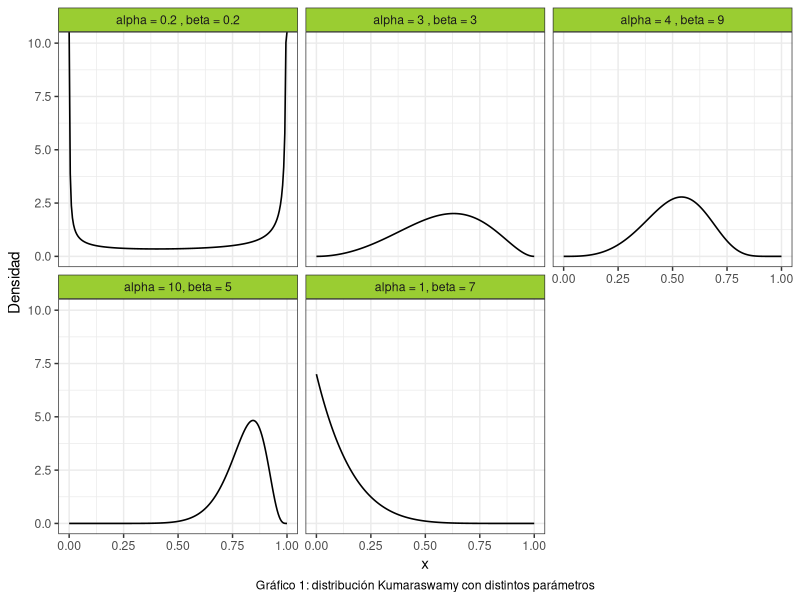

Generate this figure with R:
## ---- chunk 1
#Librerias
library(ggplot2)
set.seed(394)
## ---- chunk 2

cant_saltos <- 0

#Punto 1:
sample_mh <- function(d_objetivo, r_propuesta, d_propuesta, p_inicial, n) {
  muestras <- matrix(nrow = n, ncol = length(p_inicial))
  muestras[1, ] <- p_inicial
  
  for(i in 2:n) {
    p_actual <- muestras[i-1,]
    p_nuevo <- r_propuesta(p_actual)
    
    f_nuevo <- d_objetivo(p_nuevo)
    f_actual <- d_objetivo(p_actual)
    
    q_actual <- d_propuesta(p_actual, mean = p_nuevo)
    q_nuevo <- d_propuesta(p_nuevo, mean = p_actual)
    
    alpha <- min(1, (f_nuevo/f_actual)*(q_actual/q_nuevo))
    aceptar <- rbinom(1, 1, alpha)
    
    if(aceptar) { 
      muestras[i,] <- p_nuevo
      cant_saltos <- cant_saltos + 1
      
    } else {
      muestras[i,] <- p_actual
    }
  }
  
  if (ncol(muestras) == 1) {
    muestras <- as.vector(muestras)
  } 
  return(list(muestras=muestras,cant_saltos=cant_saltos))
}

## ---- chunk 3
#Punto 2
# Crear grilla para los valores de "x"
grid_n <- 200
x_grid <- seq(0, 1, length.out = grid_n)

kumaraswamy <- function(x, a, b){
  a*b*(x^(a-1))*((1-(x^a))^(b-1))
}

a <- c(0.2, 3, 4, 10, 1)
b <- c(0.2, 3, 9, 5, 7)

#Creamos un data frame para graficar la distribución de Kumaraswamy:

data1 <- data.frame(
  Funcion = rep(1:5, each = grid_n),
  Densidad = numeric(5 * grid_n),
  Grilla = rep(x_grid, times = 5)
) 

#Completamos el data frame con las densidades:
for(i in 1:5) {
    indices <- seq(from = 1 + (i - 1) * 200, to = 200 + (i - 1) * 200)
    data1$Densidad[indices] <- kumaraswamy(x_grid, a[i], b[i])
}



# Definimos etiquetas personalizadas para cada función
etiq <- c(
  "1" = "alpha = 0.2 , beta = 0.2",
  "2" = "alpha = 3 , beta = 3",
  "3" = "alpha = 4 , beta = 9",
  "4" = "alpha = 10, beta = 5",
  "5" = "alpha = 1, beta = 7"
)

# Quiero que se vean alpha y beta como simbolos pero no me sale
# etiq <- c(
#   "1" = expression(~ alpha ~ " = 0.2," ~ beta ~ "= 0.2"),
#   "2" = expression(~ alpha ~ " = 3," ~ beta ~ "= 3"),
#   "3" = expression(~ alpha ~ " = 4," ~ beta ~ "= 9"),
#   "4" = expression(~ alpha ~ " = 10," ~ beta ~ "5"),
#   "5" = expression(~ alpha ~ " = 1," ~ beta ~ "= 7")
# )

ggplot(data = data1, aes(x = Grilla, y = Densidad)) +
  geom_line(size = 0.55) +
  facet_wrap(~Funcion, labeller = labeller(Funcion = etiq)) +
  theme_bw() +
  labs(x = "x",
       caption = "Gráfico 1: distribución Kumaraswamy con distintos parámetros") + 
  theme(
    strip.background = element_rect(fill = "olivedrab3"),
    plot.caption = element_text(hjust = 0.5)
  )

## ---- chunk 4
#Punto 3

#Funciones a usar
d_objetivo <- function(x) kumaraswamy(x, 6, 2)
d_propuesta <- function(x, mean) dbeta(x, shape1 = mean * 4, shape2 = (1-mean) * 4)
r_propuesta <- function(x) rbeta(1, shape1 = x * 4, shape2 = (1-x) * 4)
#Donde x hace referencia a mu
n_3 <- 5000
funcion_3 <- sample_mh(d_objetivo, r_propuesta, d_propuesta, 0.5, n_3)
muestra_3 <- funcion_3$muestras
tasa_3 <- funcion_3$cant_saltos/n_3

a <- 3
b <- 5
c <- 4
